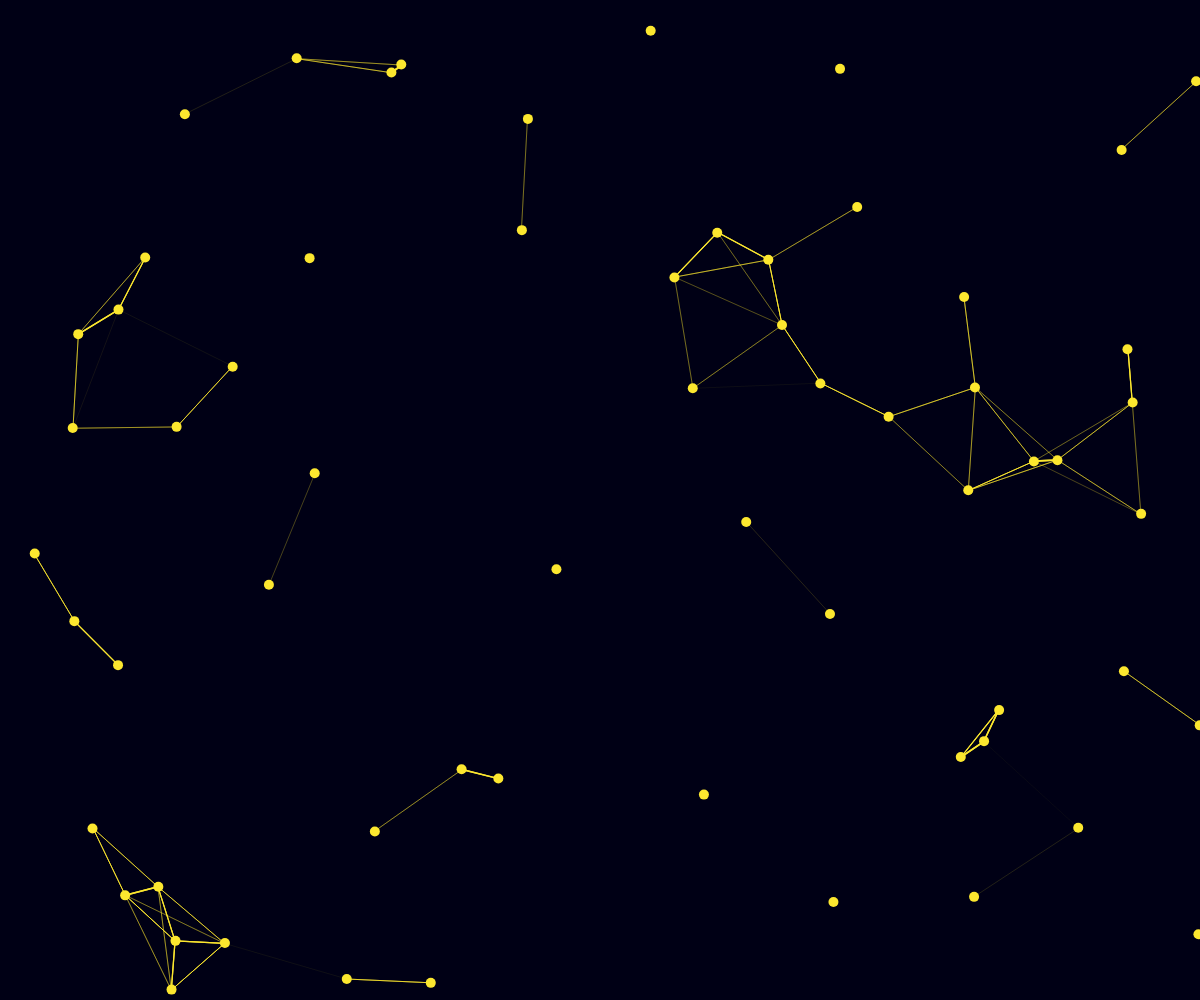
Frame 1 (no input)
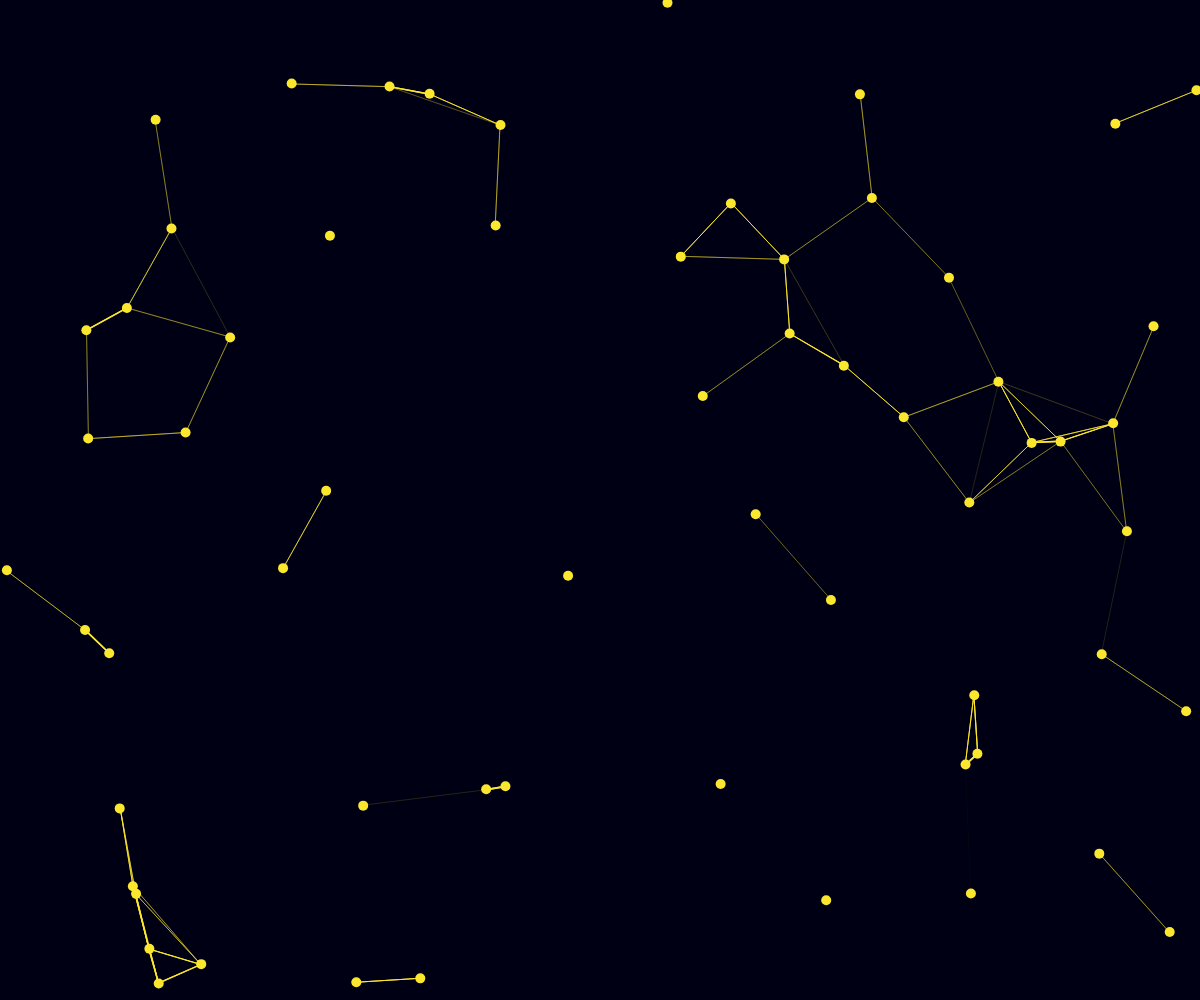
Frame 60 (no input)
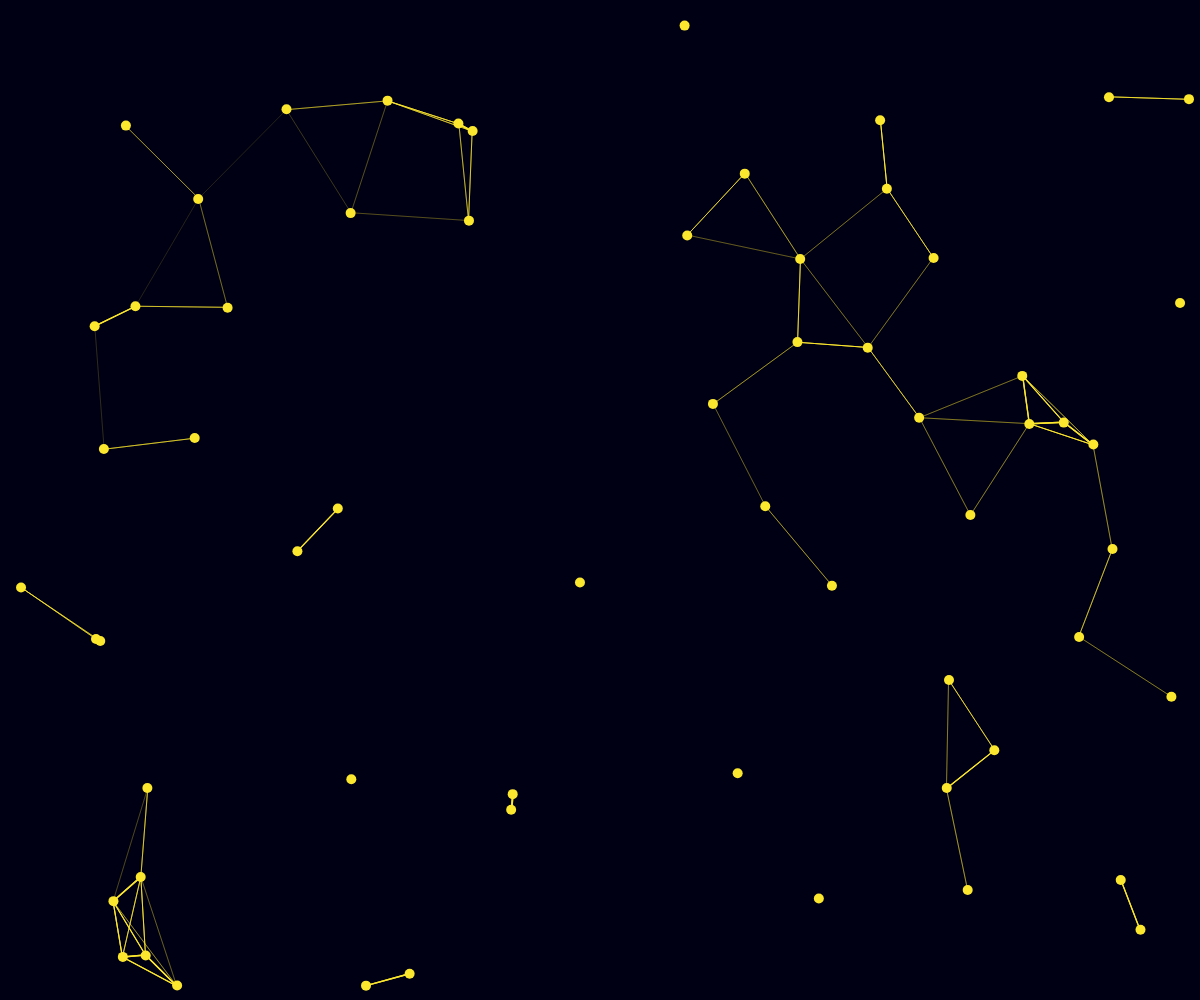
Frame 120 (the mouse pressed at the canvas centre since frame 60)

The p5.js sketch that drew these frames (run headless with seeded random() and noise() and a simulated clock; from frame 60 on, the mouse is pressed at the canvas centre):

// p5.js sketch
// ── sketch.js
let numberOfNodes;
const connectDist = 130;
const baseColor = '#000015';
let Node;
let allNodes = [];
let tempDist;
function setup(){
  numberOfNodes = Math.floor(map(window.innerWidth, 1500, 300, 75, 25));
  createCanvas(window.innerWidth, window.innerHeight);
  background(baseColor);
  Node = class {
    constructor(x, y){
      this.x = x;
      this.y = y;
      this.speedX = random(-0.5, 0.5);
      this.speedY = random(-0.5, 0.5);
    }
    move(){
      this.x += this.speedX;
      this.y += this.speedY;
    }
    show(){
      if(this.x<0 || this.x>width) this.speedX = -(this.speedX);
      if(this.y<0 || this.y>height) this.speedY = -(this.speedY);
      noStroke();
      stroke(color(252, 231, 47));
      strokeWeight(10);
      point(this.x, this.y);
    }
  }
  for(i=0; i<numberOfNodes; i++){
    allNodes.push(new Node(random(width), random(height)));
  }
}

function windowResized() {
  resizeCanvas(window.innerWidth, window.innerHeight);
  allNodes = [];
  setup();
  console.log(numberOfNodes);
}

function draw(){
  background(baseColor);
  for(i=0; i<numberOfNodes; i++){
    allNodes[i].show();
    allNodes[i].move();
  }
  for(i=0; i<numberOfNodes; i++){
    for(j=0; j<numberOfNodes; j++){
      if(i===j) continue;
      tempDist = dist(allNodes[i].x, allNodes[i].y, allNodes[j].x, allNodes[j].y);
      if(tempDist<connectDist){
        stroke(color(252, 231, 47));
        strokeWeight(map(tempDist, 0, connectDist,2 , 0));
        line(allNodes[i].x, allNodes[i].y, allNodes[j].x, allNodes[j].y)
      }
    }
  }
}
